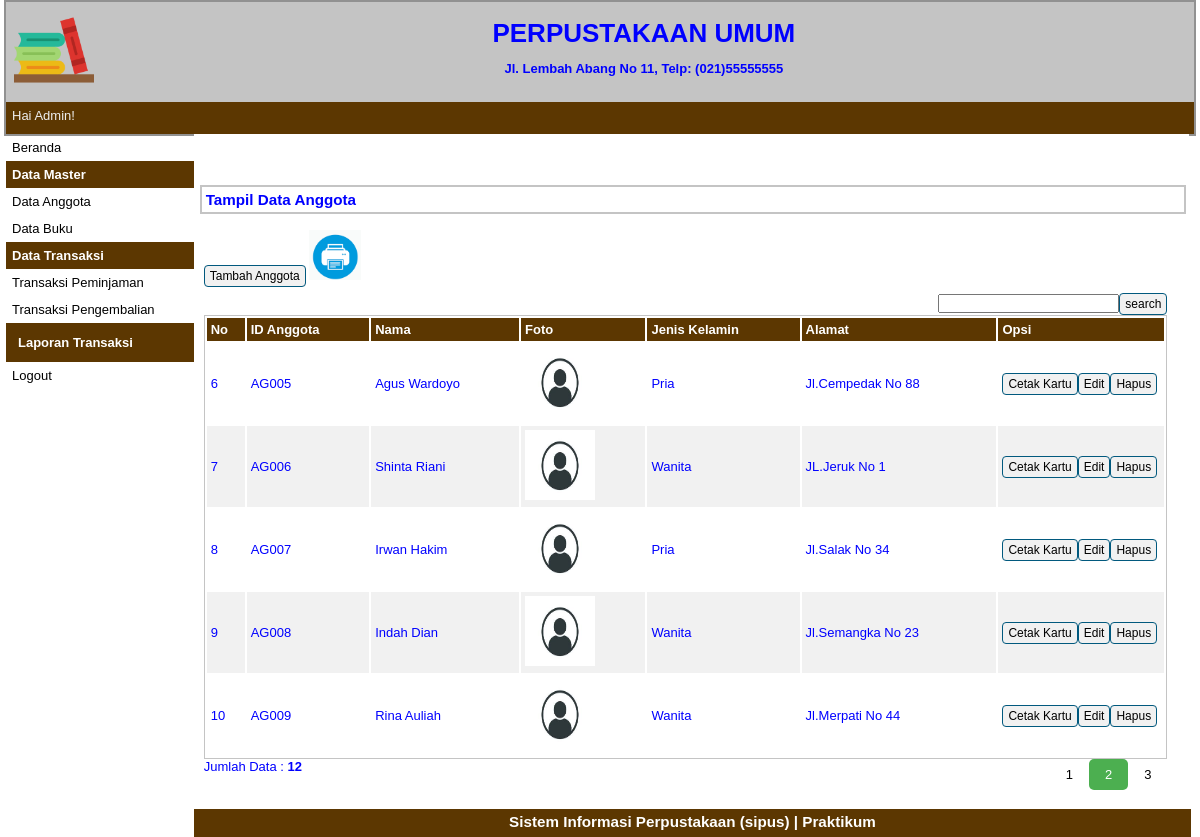
Page /index.php?p=anggota&hal=2 (signed in) on the committed database.
### tables this page shows
CREATE TABLE `tbanggota` (
  `idanggota` varchar(5) NOT NULL,
  `nama` varchar(30) NOT NULL,
  `jeniskelamin` varchar(10) NOT NULL,
  `alamat` varchar(40) NOT NULL,
  `status` varchar(20) NOT NULL
);

### pages/anggota.php (the view, shortened to what this page needs)
<div id="label-page"><h3>Tampil Data Anggota</h3></div>
<div id="content">
	<p id="tombol-tambah-container"><a href="index.php?p=anggota-input" class="tombol">Tambah Anggota</a>
	<a target="_blank" href="pages/cetak.php"><img src="print.png" height="50px" height="50px"></a>
	<FORM CLASS="form-inline" METHOD="POST">
	<div align="right"><form method=post><input type="text" name="pencarian"><input type="submit" name="search" value="search" class="tombol"></form>
	</FORM>
	</p>
	<table id="tabel-tampil">
		<tr>
			<th id="label-tampil-no">No</td>
			<th>ID Anggota</th>
			<th>Nama</th>
			<th>Foto</th>
			<th>Jenis Kelamin</th>
			<th>Alamat</th>
			<th id="label-opsi">Opsi</th>
		</tr>
		<?php
		$batas = 5;
		extract($_GET);
		if(empty($hal)){
			$posisi = 0;
			$hal = 1;
			$nomor = 1;
		}
		else {
			$posisi = ($hal - 1) * $batas;
			$nomor = $posisi+1;
		}
		if($_SERVER['REQUEST_METHOD'] == "POST"){
			$pencarian = trim(mysqli_real_escape_string($db, $_POST['pencarian']));
			if($pencarian != ""){
				$sql = "SELECT * FROM tbanggota WHERE nama LIKE '%$pencarian%'
						OR idanggota LIKE '%$pencarian%'
						OR jeniskelamin LIKE '%$pencarian%'
						OR alamat LIKE '%$pencarian%'";
				$query = $sql;
				$queryJml = $sql;
			}
			else {
				$query = "SELECT * FROM tbanggota LIMIT $posisi, $batas";
				$queryJml = "SELECT * FROM tbanggota";
				$no = $posisi * 1;
			}
		}
		else {
			$query = "SELECT * FROM tbanggota LIMIT $posisi, $batas";
			$queryJml = "SELECT * FROM tbanggota";
		}
		$q_tampil_anggota = mysqli_query($db, $query);
		if(mysqli_num_rows($q_tampil_anggota)>0)
		{
		while($r_tampil_anggota=mysqli_fetch_array($q_tampil_anggota)){
			if(empty($r_tampil_anggota['foto'])or($r_tampil_anggota['foto']=='-'))
				$foto = "admin-no-photo.jpg";
			else
				$foto = $r_tampil_anggota['foto'];
		?>
		<tr>
			<td><?php echo $nomor; ?></td>
			<td><?php echo $r_tampil_anggota['idanggota']; ?></td>
			<td><?php echo $r_tampil_anggota['nama']; ?></td>
			<td><img src="images/<?php echo $foto; ?>" width=70px height=70px></td>
			<td><?php echo $r_tampil_anggota['jeniskelamin']; ?></td>
			<td><?php echo $r_tampil_anggota['alamat']; ?></td>
			<td>
				<div class="tombol-opsi-container"><a target="_blank" href="pages/cetak_kartu.php?id=<?php echo $r_tampil_anggota['idanggota'];?>" class="tombol">Cetak Kartu</a></div>
				<div class="tombol-opsi-container"><a href="index.php?p=anggota-edit&id=<?php echo $r_tampil_anggota['idanggota'];?>" class="tombol">Edit</a></div>
				<div class="tombol-opsi-container"><a href="proses/anggota-hapus.php?id=<?php echo $r_tampil_anggota['idanggota']; ?>" onclick = "return confirm ('Apakah Anda Yakin Akan Menghapus Data Ini?')" class="tombol">Hapus</a></div>
			</td>
		</tr>
		<?php $nomor++; }
		}
		else {
			echo "<tr><td colspan=6>Data Tidak Ditemukan</td></tr>";
		}?>
	</table>
	<?php
	if(isset($_POST['pencarian'])){
	if($_POST['pencarian']!=''){
		echo "<div style=\"float:left;\">";
		$jml = mysqli_num_rows(mysqli_query($db, $queryJml));
		echo "Data Hasil Pencarian: <b>$jml</b>";
		echo "</div>";
	}
	}
	else{ ?>
		<div style="float: left;">
		<?php
			$jml = mysqli_num_rows(mysqli_query($db, $queryJml));
			echo "Jumlah Data : <b>$jml</b>";
		?>
		</div>
		<div class="pagination">
				<?php
				$jml_hal = ceil($jml/$batas);
				for($i=1; $i<=$jml_hal; $i++){
					if($i != $hal){
						echo "<a href=\"?p=anggota&hal=$i\">$i</a>";
					}
					else {
						echo "<a class=\"active\">$i</a>";
					}
				}
				?>
		</div>
	<?php
	}
	?>
</div>

### style.css (style rules this page uses)
* { margin:0px; padding:0px }
body { font-family:sans-serif; font-size:13px; color:blue; }
.pagination { display: inline-block; }
.pagination a { color: black; float: left; padding: 8px 16px; text-decoration: none; }
.pagination a.active { background-color: #4CAF50; color: white; border-radius: 5px; }
#label-page { margin-top:6px; margin-bottom:6px; margin-left:6px; border:2px solid #C4C4C4; padding:4px; width:97.9%; }
#content { float:left; width:96.8%; min-height:454px; background-image : border:2px solid #C4C4C4; padding:10px; margin-bottom:6px; }
.tombol { border-radius:4px; font-size:12px; text-decoration:none; background-color:#F1F1F1; padding-top:3px; padding-bottom:3px; padding-left:5px; padding-right:5px; border:1px solid #01597E; color:black; }
#tombol-tambah-container { margin-bottom:10px; }
#tabel-tampil { border:1px solid #C4C4C4; width:100%; }
#tabel-tampil tr:nth-child(odd) { background-color:#F1F1F1; }
#tabel-tampil tr th { background-color:#5C3701; color:#FFFFFF; padding:4px; text-align:left; }
#tabel-tampil td { padding:4px; }
#label-tampil-no { width:30px; }
#label-opsi { width:158px; font-weight:bold; }
.tombol-opsi-container { float:left; }

### rows in the picture
tbanggota: idanggota "AG005", nama "Agus Wardoyo", jeniskelamin "Pria", alamat "Jl.Cempedak No 88"
tbanggota: idanggota "AG006", nama "Shinta Riani", jeniskelamin "Wanita", alamat "JL.Jeruk No 1"
tbanggota: idanggota "AG007", nama "Irwan Hakim", jeniskelamin "Pria", alamat "Jl.Salak No 34"
tbanggota: idanggota "AG008", nama "Indah Dian", jeniskelamin "Wanita", alamat "Jl.Semangka No 23"
tbanggota: idanggota "AG009", nama "Rina Auliah", jeniskelamin "Wanita", alamat "Jl.Merpati No 44"

### other values in the picture
$_SESSION['sesi'] "Admin"
$jml "12"
